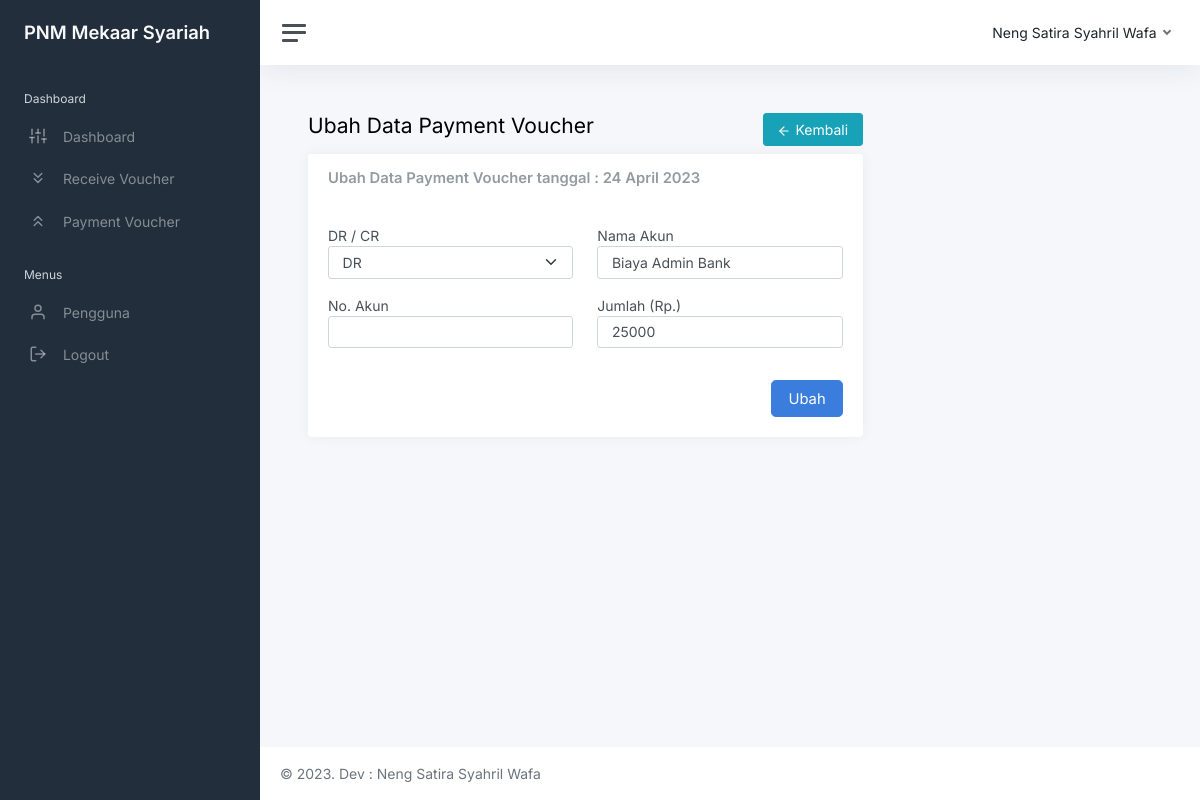
/view_pv/pv_detail_edit.php?id_pvd=3&id_pv=1 (signed in), run on the app's committed database.
### tables this page shows
CREATE TABLE `users` (
  `id_user` int(11) NOT NULL,
  `nama` varchar(255) NOT NULL,
  `username` varchar(255) NOT NULL,
  `email` varchar(255) NOT NULL,
  `password` varchar(255) NOT NULL,
  `image` varchar(255) NOT NULL,
  `role_id` int(10) NOT NULL,
  `date_created` date NOT NULL,
  `is_active` int(10) NOT NULL
);

CREATE TABLE `pv_detail` (
  `id_pv_detail` int(11) NOT NULL,
  `id_pv` int(10) NOT NULL,
  `drcr` varchar(10) NOT NULL,
  `nama_akun` varchar(255) NOT NULL,
  `no_akun` varchar(100) NOT NULL,
  `jumlah` int(10) NOT NULL
);

CREATE TABLE `pv` (
  `id_pv` int(11) NOT NULL,
  `pv_date` date NOT NULL,
  `nama_bank` varchar(255) NOT NULL,
  `no_bank` varchar(50) NOT NULL,
  `deskripsi` text NOT NULL,
  `pnm_bilyet` varchar(255) NOT NULL,
  `id_user` int(10) NOT NULL
);

### functions.php (called while the page is built, shortened)
<?php
$conn = mysqli_connect("localhost", "root", "", "db_sirvpv");
function query($query)
{
    global $conn;
    $result = mysqli_query($conn, $query);
    $rows = [];
    while ($row = mysqli_fetch_assoc($result)) {
        $rows[] = $row;
    }
    return $rows;
}

### view_pv/pv_detail_edit.php (the view, shortened to what this page needs)
<?php
include "../templates/header.php";
$id_pv = $_GET["id_pv"];
$id_pvd = $_GET["id_pvd"];
$pvd = query(
    "SELECT * FROM pv_detail
    INNER JOIN pv ON pv.id_pv = pv_detail.id_pv
    WHERE id_pv_detail = $id_pvd"
)[0];
?>
<main class="content">
    <div class="container-fluid p-0">
        <div class="row">
            <div class="col-8 col-lg-6">
                <h1 class="h3 mb-3">Ubah Data Payment Voucher</h1>
            </div>
            <div class="col-4 col-lg-2 text-end">
                <a href="pv_detail.php?id=<?= $id_pv; ?>" class="btn btn-info text-white"><i class="align-middle"
                        data-feather="arrow-left"></i>
                    Kembali</a>
            </div>
        </div>
        <div class="row">
            <div class="col-12 col-lg-8">
                <div class="card">
                    <div class="card-header">
                        <h5 class="card-title mb-0">Ubah Data Payment Voucher tanggal :
                            <strong>
                                <?= date('d F Y', strtotime($pvd["pv_date"])); ?>
                            </strong>
                        </h5>
                    </div>
                    <div class="card-body">
                        <form action="" method="POST">
                            <div class="row">
                                <div class="col-12 col-lg-6">
                                    <label>DR / CR</label>
                                    <select class="form-select mb-3" name="drcr">
                                        <option value="<?= $pvd["drcr"]; ?>"><?= $pvd["drcr"]; ?></option>
                                    </select>
                                </div>
                                <div class="col-12 col-lg-6">
                                    <label>Nama Akun</label>
                                    <input type="text" class="form-control mb-3" value="<?= $pvd["nama_akun"]; ?>"
                                        name="nama_akun">
                                </div>
                                <div class="col-12 col-lg-6">
                                    <label>No. Akun</label>
                                    <input type="text" class="form-control mb-3" value="<?= $pvd["no_akun"]; ?>"
                                        name="no_akun">
                                </div>
                                <div class="col-12 col-lg-6">
                                    <label>Jumlah (Rp.)</label>
                                    <input type="number" class="form-control mb-3" value="<?= $pvd["jumlah"]; ?>"
                                        name="jumlah">
                                </div>
                                <div class="col-12 text-end">
                                    <button type="submit" class="btn btn-lg btn-primary mt-3" name="edit_pv_detail">
                                        Ubah
                                    </button>
                                </div>
                            </div>
                        </form>
                    </div>
                </div>
            </div>
        </div>
    </div>
</main>
<?php
include "../templates/footer.php";
?>

### templates/topbar.php (shortened to what this page needs)
<div class="main">
    <nav class="navbar navbar-expand navbar-light navbar-bg">
        <a class="sidebar-toggle js-sidebar-toggle">
            <i class="hamburger align-self-center"></i>
        </a>
        <div class="navbar-collapse collapse">
            <ul class="navbar-nav navbar-align">
                <li class="nav-item dropdown">
                    <a class="nav-link dropdown-toggle d-none d-sm-inline-block" href="#" data-bs-toggle="dropdown">
                        <span class="text-dark">
                            <?= $user["nama"] ?>
                        </span>
                    </a>
                </li>
            </ul>
        </div>
    </nav>

### data on the page
users: nama "Neng Satira Syahril Wafa"
pv_detail: id_pv.pv_date "24 April 2023", drcr "DR", nama_akun "Biaya Admin Bank", jumlah "25000"
